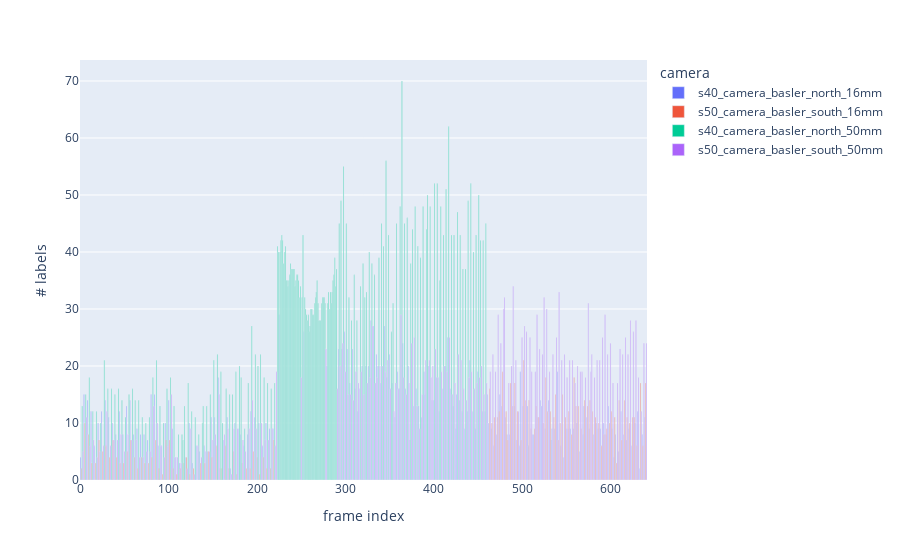

Notebook code for this chart:
### Code cell
# Number of labeled vehicles per frame.

frames_df = pd.DataFrame(
    {
        'labels': labels_df.frame.value_counts().sort_index(),
        'camera': labels_df.camera.groupby(labels_df.frame).first(),
    }
)

px.bar(
    frames_df,
    y='labels',
    color='camera',
    hover_data=['camera'],
    labels={'index': 'frame index', 'labels': '# labels'},
)

### Figure 1 — Plotly figure (JSON) as saved in the notebook; plotly's stock layout.template omitted (floating-point values rounded to 4 significant figures; data arrays with more than 128 entries replaced by an {"elided": "..."} marker saying what was removed)
{"data": [{"alignmentgroup": "True", "customdata": {"elided": "174x1 str values"}, "hovertemplate": "camera=%{customdata[0]}<br>frame index=%{x}<br># labels=%{y}<extra></extra>", "legendgroup": "s40_camera_basler_north_16mm", "marker": {"color": "#636efa"}, "name": "s40_camera_basler_north_16mm", "offsetgroup": "s40_camera_basler_north_16mm", "orientation": "v", "showlegend": true, "textposition": "auto", "type": "bar", "x": {"elided": "174 int values"}, "xaxis": "x", "y": {"elided": "174 int values"}, "yaxis": "y"}, {"alignmentgroup": "True", "customdata": [["s50_camera_basler_south_16mm"], ["s50_camera_basler_south_16mm"], ["s50_camera_basler_south_16mm"], ["s50_camera_basler_south_16mm"], ["s50_camera_basler_south_16mm"], ["s50_camera_basler_south_16mm"], ["s50_camera_basler_south_16mm"], ["s50_camera_basler_south_16mm"], ["s50_camera_basler_south_16mm"], ["s50_camera_basler_south_16mm"], ["s50_camera_basler_south_16mm"], ["s50_camera_basler_south_16mm"], ["s50_camera_basler_south_16mm"], ["s50_camera_basler_south_16mm"], ["s50_camera_basler_south_16mm"], ["s50_camera_basler_south_16mm"], ["s50_camera_basler_south_16mm"], ["s50_camera_basler_south_16mm"], ["s50_camera_basler_south_16mm"], ["s50_camera_basler_south_16mm"], ["s50_camera_basler_south_16mm"], ["s50_camera_basler_south_16mm"], ["s50_camera_basler_south_16mm"], ["s50_camera_basler_south_16mm"], ["s50_camera_basler_south_16mm"], ["s50_camera_basler_south_16mm"], ["s50_camera_basler_south_16mm"], ["s50_camera_basler_south_16mm"], ["s50_camera_basler_south_16mm"], ["s50_camera_basler_south_16mm"], ["s50_camera_basler_south_16mm"], ["s50_camera_basler_south_16mm"], ["s50_camera_basler_south_16mm"], ["s50_camera_basler_south_16mm"], ["s50_camera_basler_south_16mm"], ["s50_camera_basler_south_16mm"], ["s50_camera_basler_south_16mm"], ["s50_camera_basler_south_16mm"], ["s50_camera_basler_south_16mm"], ["s50_camera_basler_south_16mm"], ["s50_camera_basler_south_16mm"], ["s50_camera_basler_south_16mm"], ["s50_camera_basler_south_16mm"], ["s50_camera_basler_south_16mm"], ["s50_camera_basler_south_16mm"], ["s50_camera_basler_south_16mm"], ["s50_camera_basler_south_16mm"], ["s50_camera_basler_south_16mm"], ["s50_camera_basler_south_16mm"], ["s50_camera_basler_south_16mm"], ["s50_camera_basler_south_16mm"], ["s50_camera_basler_south_16mm"], ["s50_camera_basler_south_16mm"], ["s50_camera_basler_south_16mm"], ["s50_camera_basler_south_16mm"], ["s50_camera_basler_south_16mm"], ["s50_camera_basler_south_16mm"], ["s50_camera_basler_south_16mm"], ["s50_camera_basler_south_16mm"], ["s50_camera_basler_south_16mm"], ["s50_camera_basler_south_16mm"], ["s50_camera_basler_south_16mm"], ["s50_camera_basler_south_16mm"], ["s50_camera_basler_south_16mm"], ["s50_camera_basler_south_16mm"], ["s50_camera_basler_south_16mm"], ["s50_camera_basler_south_16mm"], ["s50_camera_basler_south_16mm"], ["s50_camera_basler_south_16mm"], ["s50_camera_basler_south_16mm"], ["s50_camera_basler_south_16mm"], ["s50_camera_basler_south_16mm"], ["s50_camera_basler_south_16mm"], ["s50_camera_basler_south_16mm"], ["s50_camera_basler_south_16mm"], ["s50_camera_basler_south_16mm"], ["s50_camera_basler_south_16mm"], ["s50_camera_basler_south_16mm"], ["s50_camera_basler_south_16mm"], ["s50_camera_basler_south_16mm"], ["s50_camera_basler_south_16mm"], ["s50_camera_basler_south_16mm"], ["s50_camera_basler_south_16mm"], ["s50_camera_basler_south_16mm"], ["s50_camera_basler_south_16mm"], ["s50_camera_basler_south_16mm"], ["s50_camera_basler_south_16mm"], ["s50_camera_basler_south_16mm"], ["s50_camera_basler_south_16mm"], ["s50_camera_basler_south_16mm"], ["s50_camera_basler_south_16mm"], ["s50_camera_basler_south_16mm"], ["s50_camera_basler_south_16mm"], ["s50_camera_basler_south_16mm"], ["s50_camera_basler_south_16mm"], ["s50_camera_basler_south_16mm"], ["s50_camera_basler_south_16mm"], ["s50_camera_basler_south_16mm"], ["s50_camera_basler_south_16mm"], ["s50_camera_basler_south_16mm"], ["s50_camera_basler_south_16mm"], ["s50_camera_basler_south_16mm"], ["s50_camera_basler_south_16mm"], ["s50_camera_basler_south_16mm"], ["s50_camera_basler_south_16mm"], ["s50_camera_basler_south_16mm"], ["s50_camera_basler_south_16mm"], ["s50_camera_basler_south_16mm"], ["s50_camera_basler_south_16mm"], ["s50_camera_basler_south_16mm"], ["s50_camera_basler_south_16mm"], ["s50_camera_basler_south_16mm"], ["s50_camera_basler_south_16mm"], ["s50_camera_basler_south_16mm"]], "hovertemplate": "camera=%{customdata[0]}<br>frame index=%{x}<br># labels=%{y}<extra></extra>", "legendgroup": "s50_camera_basler_south_16mm", "marker": {"color": "#EF553B"}, "name": "s50_camera_basler_south_16mm", "offsetgroup": "s50_camera_basler_south_16mm", "orientation": "v", "showlegend": true, "textposition": "auto", "type": "bar", "x": [1, 5, 9, 13, 17, 21, 25, 29, 33, 37, 41, 45, 49, 53, 57, 61, 65, 69, 73, 77, 81, 85, 89, 93, 97, 101, 105, 109, 113, 117, 120, 124, 128, 136, 141, 145, 149, 154, 158, 160, 164, 168, 173, 177, 183, 188, 192, 196, 200, 203, 207, 211, 215, 219, 463, 466, 469, 472, 474, 478, 482, 484, 487, 489, 492, 495, 499, 502, 504, 508, 510, 514, 516, 519, 524, 527, 529, 532, 536, 538, 541, 543, 546, 549, 553, 556, 559, 561, 564, 567, 571, 574, 577, 580, 583, 587, 590, 593, 596, 599, 601, 605, 607, 610, 613, 616, 619, 622, 625, 627, 630, 634, 637, 640], "xaxis": "x", "y": [2, 10, 8, 3, 3, 7, 5, 6, 4, 7, 4, 3, 3, 5, 7, 4, 2, 4, 3, 3, 4, 7, 2, 1, 7, 7, 2, 1, 2, 3, 4, 1, 2, 3, 3, 5, 4, 6, 2, 2, 6, 2, 5, 1, 3, 2, 2, 5, 4, 1, 4, 2, 2, 7, 16, 10, 11, 11, 12, 19, 12, 7, 17, 13, 17, 12, 7, 21, 14, 14, 9, 9, 13, 11, 10, 18, 12, 12, 11, 15, 7, 10, 15, 11, 12, 8, 18, 13, 13, 9, 14, 13, 14, 12, 11, 10, 6, 8, 9, 10, 12, 11, 3, 14, 7, 14, 11, 10, 11, 11, 6, 17, 6, 17], "yaxis": "y"}, {"alignmentgroup": "True", "customdata": {"elided": "179x1 str values"}, "hovertemplate": "camera=%{customdata[0]}<br>frame index=%{x}<br># labels=%{y}<extra></extra>", "legendgroup": "s40_camera_basler_north_50mm", "marker": {"color": "#00cc96"}, "name": "s40_camera_basler_north_50mm", "offsetgroup": "s40_camera_basler_north_50mm", "orientation": "v", "showlegend": true, "textposition": "auto", "type": "bar", "x": {"elided": "179 int values"}, "xaxis": "x", "y": {"elided": "179 int values"}, "yaxis": "y"}, {"alignmentgroup": "True", "customdata": {"elided": "174x1 str values"}, "hovertemplate": "camera=%{customdata[0]}<br>frame index=%{x}<br># labels=%{y}<extra></extra>", "legendgroup": "s50_camera_basler_south_50mm", "marker": {"color": "#ab63fa"}, "name": "s50_camera_basler_south_50mm", "offsetgroup": "s50_camera_basler_south_50mm", "orientation": "v", "showlegend": true, "textposition": "auto", "type": "bar", "x": {"elided": "174 int values"}, "xaxis": "x", "y": {"elided": "174 int values"}, "yaxis": "y"}], "layout": {"barmode": "relative", "legend": {"title": {"text": "camera"}, "tracegroupgap": 0}, "margin": {"t": 60}, "xaxis": {"anchor": "y", "domain": [0, 1], "title": {"text": "frame index"}}, "yaxis": {"anchor": "x", "domain": [0, 1], "title": {"text": "# labels"}}}}
